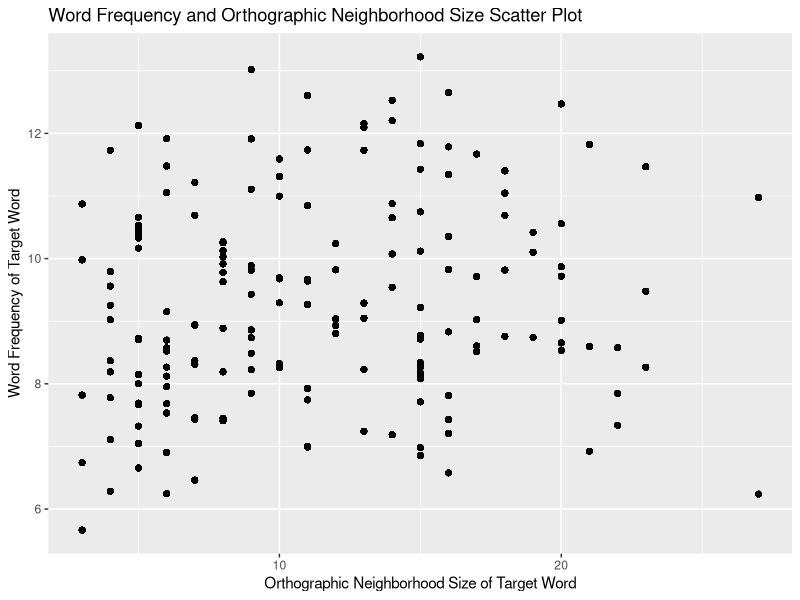

Recreate this plot in R.
## ---- chunk 1

knitr::opts_chunk$set(echo = TRUE)

if(!require(knitr)){
    install.packages("knitr")
}
library(knitr)

if(!require(kableExtra)){
    install.packages("kableExtra")
}
library(kableExtra)

library(tidyverse)

mydata = read_csv("TopGown_Data.csv", skip_empty_rows = TRUE)
## ---- chunk 2

mydata %>% ggplot(aes(x = OrthoN_T, y = Freq_T)) + # this defines the x and y axes of the plot
  geom_point() + # this adds geometric objects
  theme_classic() + # this sets the theme for the plot
  theme_update(plot.title = element_text(hjust = 0.5)) + # this line centers the title
  xlab("Orthographic Neighborhood Size of Target Word") + # this line sets the label for x-axis
  ylab("Word Frequency of Target Word") + # this line sets the label for y-axis
  ggtitle("Word Frequency and Orthographic Neighborhood Size Scatter Plot") # this sets the title for the plot
